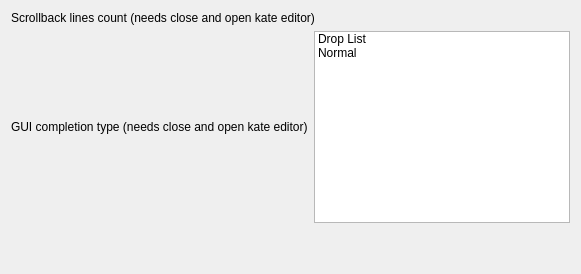
<?xml version="1.0" encoding="UTF-8"?>
<ui version="4.0">
    <class>pythonConsoleIPythonConfigWidget</class>
    <widget class="QWidget" name="commentarConfigWidget">
        <layout class="QHBoxLayout" name="horizontalLayout_2">
            <item>
                <layout class="QVBoxLayout" name="verticalLayout">
                    <item>
                        <layout class="QHBoxLayout" name="horizontalLayout">
                            <item>
                                <widget class="QLabel" name="label">
                                    <property name="text">
                                        <string>Scrollback lines count (needs close and open kate editor)</string>
                                    </property>
                                </widget>
                            </item>
                            <item>
                                <widget class="KIntNumInput" name="scrollbackLinesCount">
                                    <property name="value">
                                        <number>1000</number>
                                    </property>
                                </widget>
                            </item>
                        </layout>
                    </item>
                    <item>
                        <layout class="QHBoxLayout" name="horizontalLayout">
                            <item>
                                <widget class="QLabel" name="label">
                                    <property name="text">
                                        <string>GUI completion type (needs close and open kate editor)</string>
                                    </property>
                                </widget>
                            </item>
                            <item>
                                <widget class="QListWidget" name="guiCompletionType">
                                    <item>
                                        <property name="text">
                                            <string>Drop List</string>
                                        </property>
                                    </item>
                                    <item>
                                        <property name="text">
                                            <string>Normal</string>
                                        </property>
                                    </item>
                                </widget>
                            </item>
                        </layout>
                    </item>
                    <item>
                        <spacer name="verticalSpacer">
                            <property name="orientation">
                                <enum>Qt::Vertical</enum>
                            </property>
                            <property name="sizeHint" stdset="0">
                                <size>
                                    <width>20</width>
                                    <height>40</height>
                                </size>
                            </property>
                        </spacer>
                    </item>
                </layout>
            </item>
        </layout>
    </widget>
    <customwidgets>
        <customwidget>
            <class>KIntNumInput</class>
            <extends>QWidget</extends>
            <header>knuminput.h</header>
        </customwidget>
    </customwidgets>
    <resources/>
    <connections/>
</ui>
